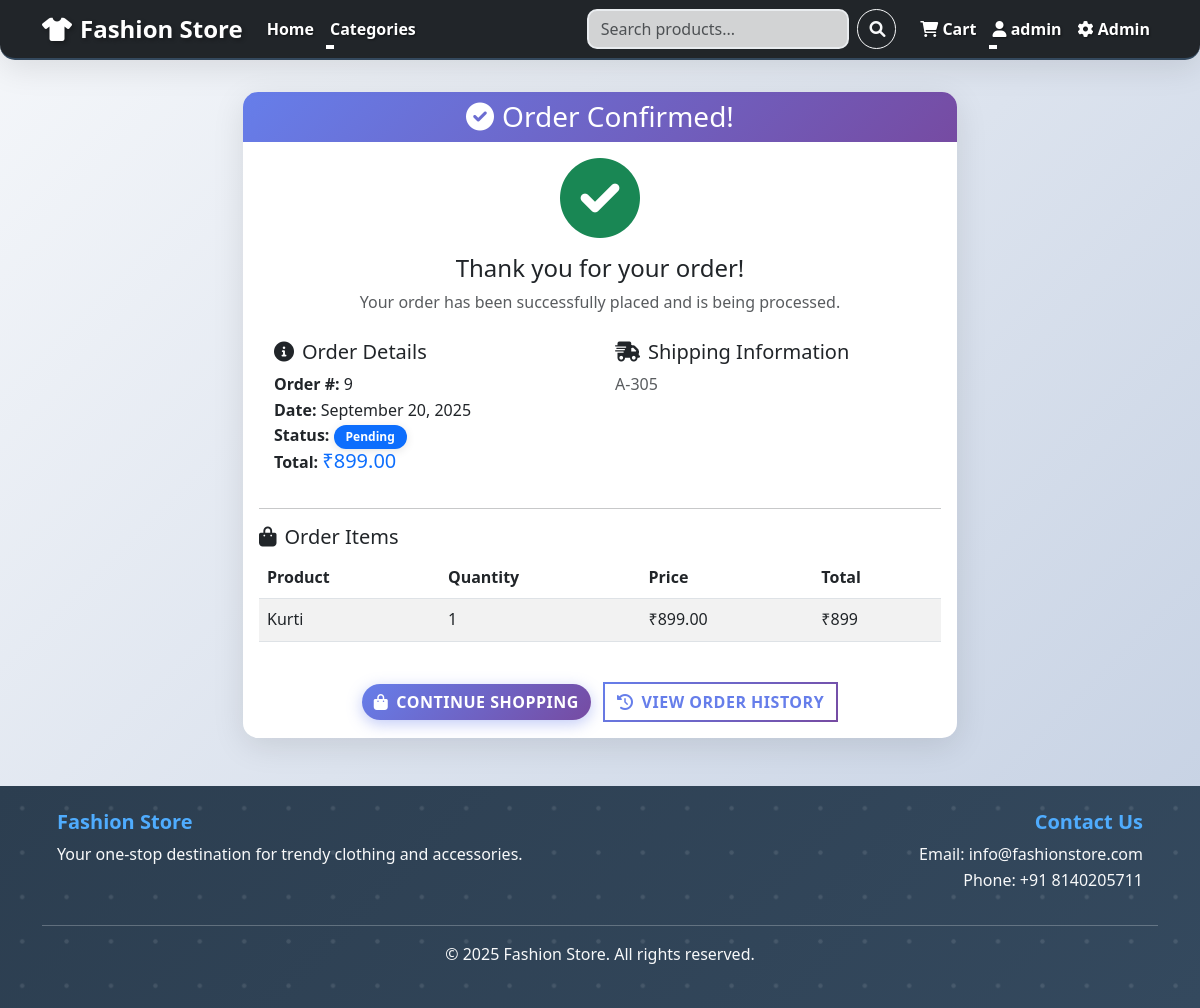
The page /order-confirmation/9/ (signed in) on the database its author committed.
### store/models.py (models this page shows, shortened)
class Order(models.Model):
    STATUS_CHOICES = [
        ('pending', 'Pending'),
        ('processing', 'Processing'),
        ('shipped', 'Shipped'),
        ('delivered', 'Delivered'),
        ('cancelled', 'Cancelled'),
    ]
    user = models.ForeignKey(User, on_delete=models.CASCADE)
    items = models.ManyToManyField(Product, through='OrderItem')
    total_price = models.DecimalField(max_digits=10, decimal_places=2)
    status = models.CharField(max_length=20, choices=STATUS_CHOICES, default='pending')
    shipping_address = models.TextField()
    created_at = models.DateTimeField(auto_now_add=True)
    updated_at = models.DateTimeField(auto_now=True)

class OrderItem(models.Model):
    order = models.ForeignKey(Order, on_delete=models.CASCADE)
    product = models.ForeignKey(Product, on_delete=models.CASCADE)
    quantity = models.PositiveIntegerField()
    price = models.DecimalField(max_digits=10, decimal_places=2)

class Product(models.Model):
    name = models.CharField(max_length=200)
    description = models.TextField()
    price = models.DecimalField(max_digits=10, decimal_places=2, validators=[MinValueValidator(Decimal('0.01'))])
    category = models.ForeignKey(Category, on_delete=models.CASCADE, related_name='products')
    image = models.ImageField(upload_to='products/', blank=True, null=True)
    stock = models.PositiveIntegerField(default=0)
    is_active = models.BooleanField(default=True)
    created_at = models.DateTimeField(auto_now_add=True)
    updated_at = models.DateTimeField(auto_now=True)

### store/views.py (the view)
# urls.py: path('order-confirmation/<int:order_id>/', views.order_confirmation, name='order_confirmation'),
@login_required
def order_confirmation(request, order_id):
    order = get_object_or_404(Order, id=order_id, user=request.user)
    context = {
        'order': order
    }
    return render(request, 'store/order_confirmation.html', context)

### store/context_processors.py (called while the page is built)
def categories_processor(request):
    return {
        'categories': Category.objects.all()
    }

### store/templates/store/order_confirmation.html (shortened to what this page needs)
{% extends 'store/base.html' %}
{% block content %}
<div class="row justify-content-center">
    <div class="col-lg-8">
        <div class="card border-success">
            <div class="card-header bg-success text-white text-center">
                <h3 class="mb-0"><i class="fas fa-check-circle me-2"></i>Order Confirmed!</h3>
            </div>
            <div class="card-body">
                <div class="text-center mb-4">
                    <i class="fas fa-check-circle fa-5x text-success mb-3"></i>
                    <h4>Thank you for your order!</h4>
                    <p class="text-muted">Your order has been successfully placed and is being processed.</p>
                </div>
                <div class="row">
                    <div class="col-md-6">
                        <h5><i class="fas fa-info-circle me-2"></i>Order Details</h5>
                        <ul class="list-unstyled">
                            <li><strong>Order #:</strong> {{ order.id }}</li>
                            <li><strong>Date:</strong> {{ order.created_at|date:"F j, Y" }}</li>
                            <li><strong>Status:</strong>
                                <span class="badge bg-primary">{{ order.get_status_display }}</span>
                            </li>
                            <li><strong>Total:</strong> <span class="h5 text-primary">₹{{ order.total_price }}</span></li>
                        </ul>
                    </div>
                    <div class="col-md-6">
                        <h5><i class="fas fa-shipping-fast me-2"></i>Shipping Information</h5>
                        <p class="text-muted">{{ order.shipping_address }}</p>
                    </div>
                </div>
                <hr>
                <h5><i class="fas fa-shopping-bag me-2"></i>Order Items</h5>
                <div class="table-responsive">
                    <table class="table table-striped">
                        <thead>
                            <tr>
                                <th>Product</th>
                                <th>Quantity</th>
                                <th>Price</th>
                                <th>Total</th>
                            </tr>
                        </thead>
                        <tbody>
                            {% for item in order.orderitem_set.all %}
                            <tr>
                                <td>{{ item.product.name }}</td>
                                <td>{{ item.quantity }}</td>
                                <td>₹{{ item.price }}</td>
                                <td>₹{% widthratio item.price 1 item.quantity %}</td>
                            </tr>
                            {% endfor %}
                        </tbody>
                    </table>
                </div>
                <div class="text-center mt-4">
                    <a href="{% url 'home' %}" class="btn btn-primary me-2">
                        <i class="fas fa-shopping-bag me-2"></i>Continue Shopping
                    </a>
                    <a href="{% url 'order_history' %}" class="btn btn-outline-primary">
                        <i class="fas fa-history me-2"></i>View Order History
                    </a>
                </div>
            </div>
        </div>
    </div>
</div>
{% endblock %}

### store/templates/store/base.html (shortened to what this page needs)
<!DOCTYPE html>
<html lang="en">
<head>
    <link href="https://cdn.jsdelivr.net/npm/bootstrap@5.3.0/dist/css/bootstrap.min.css" rel="stylesheet">
    <link rel="stylesheet" href="https://cdnjs.cloudflare.com/ajax/libs/font-awesome/6.0.0/css/all.min.css">
    {% load static %}
    <link rel="stylesheet" href="{% static 'css/style.css' %}">
</head>
<body>
    <nav class="navbar navbar-expand-lg navbar-dark bg-dark">
        <div class="container">
            <a class="navbar-brand" href="{% url 'home' %}">
                <i class="fas fa-tshirt me-2"></i>Fashion Store
            </a>
            <div class="collapse navbar-collapse" id="navbarNav">
                <ul class="navbar-nav me-auto">
                    <li class="nav-item">
                        <a class="nav-link" href="{% url 'home' %}">Home</a>
                    </li>
                    <li class="nav-item dropdown">
                        <a class="nav-link dropdown-toggle" href="#" role="button" data-bs-toggle="dropdown">
                            Categories
                        </a>
                    </li>
                </ul>
                <form class="d-flex me-3" method="GET" action="{% url 'home' %}">
                    <input class="form-control me-2" type="search" name="q" placeholder="Search products..." value="{{ query|default:'' }}">
                    <button class="btn btn-outline-light" type="submit">
                        <i class="fas fa-search"></i>
                    </button>
                </form>
                <ul class="navbar-nav">
                    {% if user.is_authenticated %}
                        <li class="nav-item">
                            <a class="nav-link" href="{% url 'cart' %}">
                                <i class="fas fa-shopping-cart"></i> Cart
                            </a>
                        </li>
                        <li class="nav-item dropdown">
                            <a class="nav-link dropdown-toggle" href="#" role="button" data-bs-toggle="dropdown">
                                <i class="fas fa-user"></i> {{ user.username }}
                            </a>
                        </li>
                        {% if user.is_staff %}
                        <li class="nav-item">
                            <a class="nav-link" href="{% url 'admin_dashboard' %}">
                                <i class="fas fa-cog"></i> Admin
                            </a>
                        </li>
                        {% endif %}
                    {% endif %}
                </ul>
            </div>
        </div>
    </nav>
    <main class="container my-4">
        {% block content %}
        {% endblock %}
    </main>
    <footer class="bg-dark text-light py-4 mt-5">
        <div class="container">
            <div class="row">
                <div class="col-md-6">
                    <h5>Fashion Store</h5>
                    <p>Your one-stop destination for trendy clothing and accessories.</p>
                </div>
                <div class="col-md-6 text-md-end">
                    <h5>Contact Us</h5>
                    <p>Email: info@fashionstore.com<br>Phone: +91 8140205711</p>
                </div>
            </div>
            <hr>
            <div class="text-center">
                <p>&copy; 2025 Fashion Store. All rights reserved.</p>
            </div>
        </div>
    </footer>
    {% load static %}
</body>
</html>

### static/css/style.css (style rules this page uses)
:root { --primary-gradient: linear-gradient(135deg, #667eea 0%, #764ba2 100%); --secondary-gradient: linear-gradient(135deg, #f093fb 0%, #f5576c 100%); --accent-gradient: linear-gradient(135deg, #4facfe 0%, #00f2fe 100%); --success-gradient: linear-gradient(135deg, #43e97b 0%, #38f9d7 100%); --warning-gradient: linear-gradient(135deg, #fa709a 0%, #fee140 100%); --dark-gradient: linear-gradient(135deg, #2c3e50 0%, #34495e 100%); --light-bg: #f8f9fa; --card-shadow: 0 8px 32px rgba(0, 0, 0, 0.1); --card-shadow-hover: 0 15px 35px rgba(0, 0, 0, 0.15); --border-radius: 15px; --transition: all 0.3s cubic-bezier(0.4, 0, 0.2, 1); }
* { box-sizing: border-box; }
body { background: linear-gradient(135deg, #f5f7fa 0%, #c3cfe2 100%); font-family: 'Segoe UI', Tahoma, Geneva, Verdana, sans-serif; line-height: 1.6; color: #2c3e50; min-height: 100vh; }
.btn { border-radius: 25px; font-weight: 600; text-transform: uppercase; letter-spacing: 0.5px; transition: var(--transition); position: relative; overflow: hidden; }
.btn::before { content: ''; position: absolute; top: 0; left: -100%; width: 100%; height: 100%; background: linear-gradient(90deg, transparent, rgba(255, 255, 255, 0.2), transparent); transition: left 0.5s; }
.btn-primary { background: var(--primary-gradient); border: none; box-shadow: 0 4px 15px rgba(102, 126, 234, 0.4); }
.btn-outline-primary { border: 2px solid; background: transparent; color: #667eea; border-image: var(--primary-gradient) 1; }
.navbar { background: #2c3e50; backdrop-filter: blur(10px); box-shadow: var(--card-shadow); border-radius: 0 0 var(--border-radius) var(--border-radius); margin-bottom: 2rem; border-bottom: 2px solid #34495e; height: 60px; position: relative; z-index: 1100; }
.navbar-brand { font-weight: 800; font-size: 1.5rem; color: white !important; text-shadow: 2px 2px 4px rgba(0, 0, 0, 0.3); animation: fadeInUp 1s ease-out; display: flex; align-items: center; }
.navbar-brand i { margin-right: 8px; font-size: 1.5rem; }
.navbar-nav .nav-link { font-weight: 600; transition: var(--transition); position: relative; color: white !important; text-shadow: 1px 1px 2px rgba(0, 0, 0, 0.5); padding: 0.5rem 1rem; line-height: 1.5; }
.navbar-nav .nav-link::after { content: ''; position: absolute; bottom: 0; left: 0; width: 0; height: 2px; background: white; transition: width 0.3s ease; }
.card { border: none; border-radius: var(--border-radius); box-shadow: var(--card-shadow); transition: var(--transition); background: white; }
.card-header { background: var(--primary-gradient); color: white; border-radius: var(--border-radius) var(--border-radius) 0 0 !important; border: none; font-weight: 700; }
.form-control { border: 2px solid #e9ecef; border-radius: 10px; transition: var(--transition); background: rgba(255, 255, 255, 0.8); backdrop-filter: blur(10px); }
footer { background: var(--dark-gradient); color: white; margin-top: 4rem; position: relative; overflow: hidden; }
footer::before { content: ''; position: absolute; top: 0; left: 0; right: 0; bottom: 0; }
footer h5 { color: #4facfe; font-weight: 700; position: relative; }
.badge { border-radius: 20px; font-weight: 600; padding: 0.5em 1em; box-shadow: 0 2px 10px rgba(0, 0, 0, 0.1); }
.row { margin-left: 0; margin-right: 0; }
.row > [class*="col-"] { padding-left: 15px; padding-right: 15px; }

### rows shown on the page
Order: id "9", created_at "September 20, 2025", status "Pending", total_price "899.00", shipping_address "A-305"
OrderItem: product.name "Kurti", quantity "1", price "899.00", price+quantity "899"

### other values the page prints
{{ user.username }} "admin"
